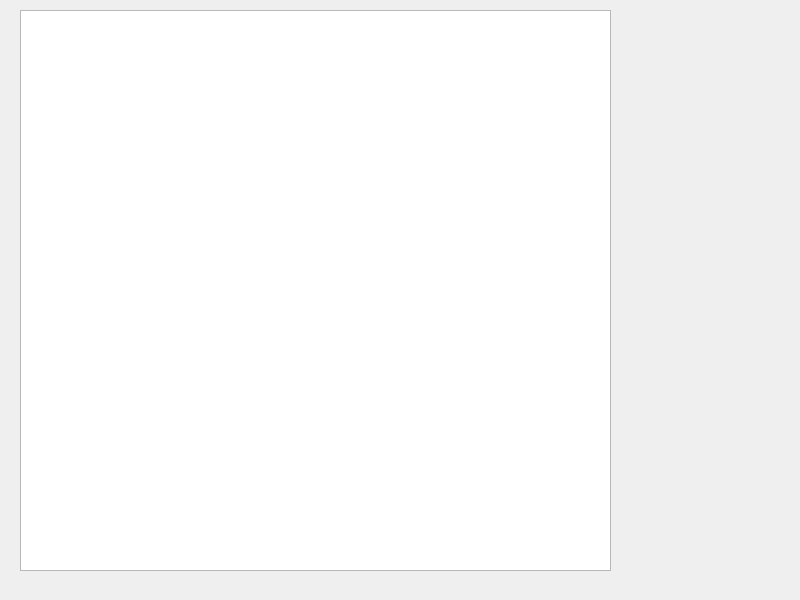
<?xml version="1.0" encoding="UTF-8"?>
<ui version="4.0">
 <class>MainWindow</class>
 <widget class="QMainWindow" name="MainWindow">
  <property name="geometry">
   <rect>
    <x>0</x>
    <y>0</y>
    <width>800</width>
    <height>600</height>
   </rect>
  </property>
  <property name="windowTitle">
   <string>MainWindow</string>
  </property>
  <widget class="QWidget" name="centralWidget">
   <widget class="QGraphicsView" name="graphicsView">
    <property name="geometry">
     <rect>
      <x>20</x>
      <y>10</y>
      <width>591</width>
      <height>561</height>
     </rect>
    </property>
   </widget>
  </widget>
 </widget>
 <resources/>
 <connections/>
</ui>
